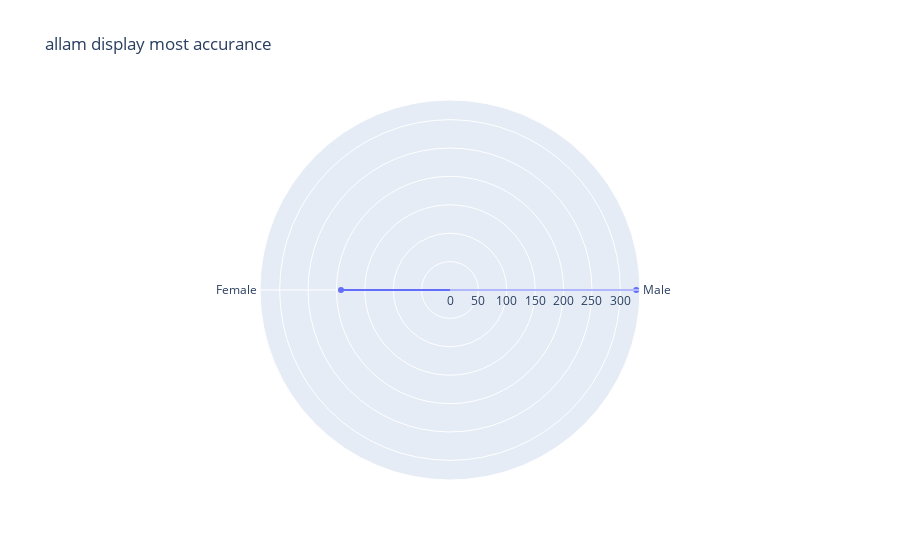
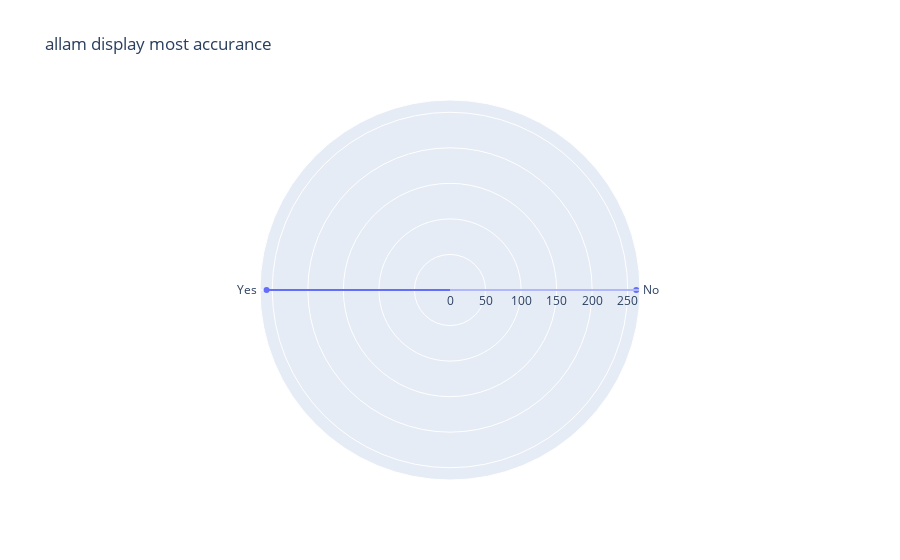
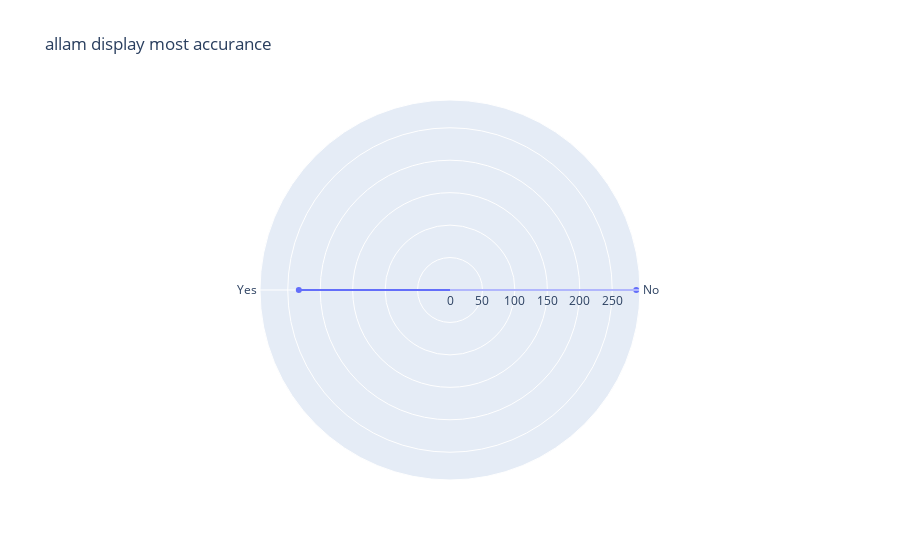
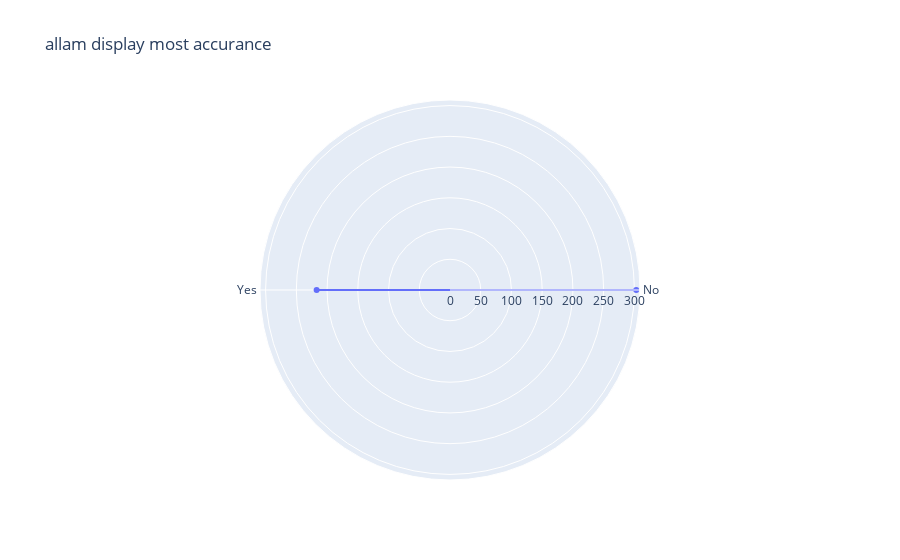

These figures' notebook cell, in order:
### Code cell
mya.categoryColumnMostAccurance(df,categorical_column)

### Figure 1 — Plotly figure (JSON) as saved in the notebook; plotly's stock layout.template omitted (floating-point values rounded to 4 significant figures)
{"data": [{"fill": "toself", "r": [328, 192], "theta": ["Male", "Female"], "type": "scatterpolar"}], "layout": {"title": {"text": "allam display most accurance"}}}

### Figure 2 — Plotly figure (JSON) as saved in the notebook; plotly's stock layout.template omitted (floating-point values rounded to 4 significant figures)
{"data": [{"fill": "toself", "r": [262, 258], "theta": ["No", "Yes"], "type": "scatterpolar"}], "layout": {"title": {"text": "allam display most accurance"}}}

### Figure 3 — Plotly figure (JSON) as saved in the notebook; plotly's stock layout.template omitted (floating-point values rounded to 4 significant figures)
{"data": [{"fill": "toself", "r": [287, 233], "theta": ["No", "Yes"], "type": "scatterpolar"}], "layout": {"title": {"text": "allam display most accurance"}}}

### Figure 4 — Plotly figure (JSON) as saved in the notebook; plotly's stock layout.template omitted (floating-point values rounded to 4 significant figures)
{"data": [{"fill": "toself", "r": [303, 217], "theta": ["No", "Yes"], "type": "scatterpolar"}], "layout": {"title": {"text": "allam display most accurance"}}}
